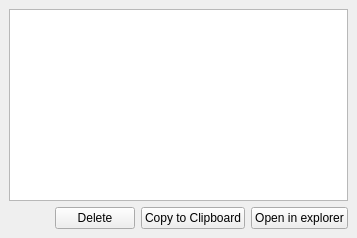
  <widget class="QDockWidget" name="dockWidget_listfile">
   <property name="features">
    <set>QDockWidget::DockWidgetFeature::DockWidgetFloatable|QDockWidget::DockWidgetFeature::DockWidgetMovable</set>
   </property>
   <property name="windowTitle">
    <string>List File</string>
   </property>
   <attribute name="dockWidgetArea">
    <number>1</number>
   </attribute>
   <widget class="QWidget" name="dockWidgetContents_12">
    <layout class="QGridLayout" name="gridLayout_49">
     <item row="1" column="3">
      <widget class="QPushButton" name="pushButton_openInExplorer">
       <property name="text">
        <string>Open in explorer</string>
       </property>
      </widget>
     </item>
     <item row="1" column="0">
      <spacer name="horizontalSpacer_12">
       <property name="orientation">
        <enum>Qt::Orientation::Horizontal</enum>
       </property>
       <property name="sizeHint" stdset="0">
        <size>
         <width>40</width>
         <height>20</height>
        </size>
       </property>
      </spacer>
     </item>
     <item row="1" column="1">
      <widget class="QPushButton" name="pushButton_17">
       <property name="text">
        <string>Delete</string>
       </property>
      </widget>
     </item>
     <item row="0" column="0" colspan="4">
      <widget class="QListWidget" name="listWidget">
       <property name="toolTip">
        <string>&lt;html&gt;&lt;head/&gt;&lt;body&gt;&lt;p&gt;The list of the saved files&lt;/p&gt;&lt;/body&gt;&lt;/html&gt;</string>
       </property>
       <property name="selectionMode">
        <enum>QAbstractItemView::SelectionMode::MultiSelection</enum>
       </property>
       <property name="selectionRectVisible">
        <bool>true</bool>
       </property>
      </widget>
     </item>
     <item row="1" column="2">
      <widget class="QPushButton" name="pushButton_copyListFile">
       <property name="toolTip">
        <string>&lt;html&gt;&lt;head/&gt;&lt;body&gt;&lt;p&gt;This will do the &amp;quot;Ctrl+X&amp;quot; on the selected files, ready to be pasted in another folder.&lt;/p&gt;&lt;/body&gt;&lt;/html&gt;</string>
       </property>
       <property name="text">
        <string>Copy to Clipboard</string>
       </property>
      </widget>
     </item>
    </layout>
   </widget>
  </widget>
